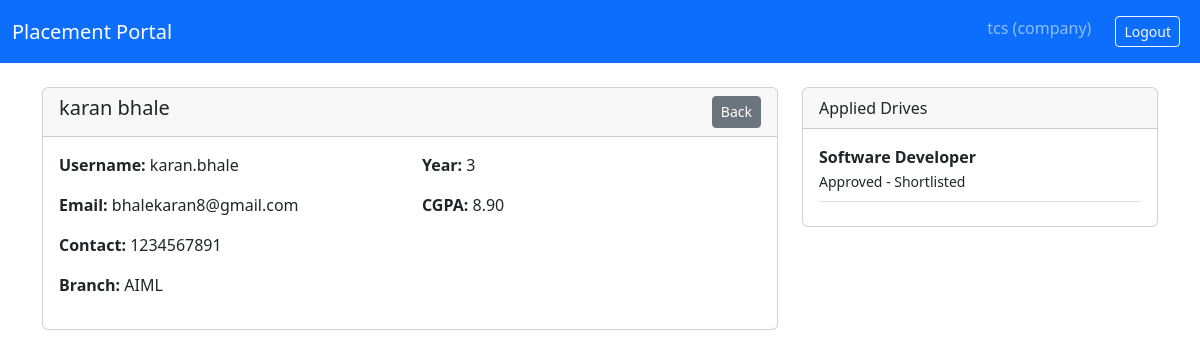
/company/student/1 (signed in), run on the app's committed database.
### models.py (models this page shows, shortened)
class User(UserMixin, db.Model):
    __tablename__ = 'user'
    id = db.Column(db.Integer, primary_key=True)
    username = db.Column(db.String(80), unique=True, nullable=False, index=True)
    email = db.Column(db.String(120), unique=True, nullable=False, index=True)
    password_hash = db.Column(db.String(128), nullable=False)
    role = db.Column(db.Enum(UserRole), nullable=False, index=True)
    is_active = db.Column(db.Boolean, default=True)
    created_at = db.Column(db.DateTime, default=datetime.utcnow, index=True)

class Student(db.Model):
    __tablename__ = "student"
    id = db.Column(db.Integer, primary_key=True)
    user_id = db.Column(
        db.Integer, db.ForeignKey("user.id", ondelete="CASCADE"), nullable=False, unique=True
    )
    full_name = db.Column(db.String(100), nullable=False)
    contact = db.Column(db.String(15))
    branch = db.Column(db.String(50))
    year = db.Column(db.Integer)
    cgpa = db.Column(db.Float)
    skills = db.Column(db.Text)
    education = db.Column(db.Text)
    resume_path = db.Column(db.String(500))
    is_blacklisted = db.Column(db.Boolean, default=False)
    created_at = db.Column(db.DateTime, default=datetime.utcnow)

class Application(db.Model):
    __tablename__ = 'application'
    id = db.Column(db.Integer, primary_key=True)
    student_id = db.Column(db.Integer, db.ForeignKey('student.id', ondelete='CASCADE'), nullable=False, index=True)
    drive_id = db.Column(db.Integer, db.ForeignKey('placement_drive.id', ondelete='CASCADE'), nullable=False, index=True)
    applied_at = db.Column(db.DateTime, default=datetime.utcnow, index=True)
    status = db.Column(db.Enum('applied', 'shortlisted', 'selected', 'rejected'),
                      default='applied', index=True)
    resume_path = db.Column(db.String(200))
    __table_args__ = (
        db.UniqueConstraint('student_id', 'drive_id', name='uq_student_drive'),
    )

class PlacementDrive(db.Model):
    __tablename__ = "placement_drive"
    id = db.Column(db.Integer, primary_key=True)
    company_id = db.Column(db.Integer, db.ForeignKey("company.id", ondelete="CASCADE"), nullable=False)
    title = db.Column(db.String(100), nullable=False)
    description = db.Column(db.Text, nullable=False)
    skills_required = db.Column(db.Text)
    experience = db.Column(db.String(50))
    salary_range = db.Column(db.String(50))
    eligibility = db.Column(db.Text)
    deadline = db.Column(db.DateTime, nullable=False)
    status = db.Column(db.Enum("pending", "approved","active", "closed"), default="pending", index=True)  # CHANGED: active/closed
    created_at = db.Column(db.DateTime, default=datetime.utcnow, index=True)

### app.py (the view)
@app.route("/company/student/<int:student_id>")
@login_required
def company_student_profile(student_id):
    role_required(UserRole.COMPANY)
    student = Student.query.get_or_404(student_id)
    company = current_user.company[0]
    apps = Application.query.join(PlacementDrive).filter(
        Application.student_id == student.id,
        PlacementDrive.company_id == company.id
    ).all()
    return render_template("company/student_profile.html", student=student, applications=apps)

### app.py (called while the page is built)
@login_manager.user_loader
def load_user(user_id):
    return User.query.get(int(user_id))

def role_required(role: UserRole):
    if (not current_user.is_authenticated) or (current_user.role != role):
        abort(403)

@app.context_processor
def inject_profile_status():
    def get_profile_status(user):
        if user.role != UserRole.STUDENT:
            return "complete"
        student = user.student[0]
        if not student:
            return "incomplete"
        score = 0
        if student.full_name: score += 1
        if student.branch: score += 1
        if student.skills: score += 1
        if student.resume_path: score += 2
        if score >= 4: return "complete"
        elif score >= 2: return "partial"
        return "incomplete"
    return dict(get_profile_status=get_profile_status)

### templates/company/student_profile.html (shortened to what this page needs)
{% extends "base.html" %}
{% block content %}
<div class="row">
  <div class="col-md-8">
    <div class="card">
      <div class="card-header d-flex justify-content-between">
        <h5>{{ student.full_name }}</h5>
        <a href="{{ url_for('company_dashboard') }}" class="btn btn-secondary btn-sm">Back</a>
      </div>
      <div class="card-body">
        <div class="row">
          <div class="col-md-6">
            <p><strong>Username:</strong> {{ student.user.username if student.user else 'N/A' }}</p>
            <p><strong>Email:</strong> {{ student.user.email if student.user else 'N/A' }}</p>
            <p><strong>Contact:</strong> {{ student.contact or 'N/A' }}</p>
            <p><strong>Branch:</strong> {{ student.branch or 'N/A' }}</p>
          </div>
          <div class="col-md-6">
            <p><strong>Year:</strong> {{ student.year or 'N/A' }}</p>
            <p><strong>CGPA:</strong> {{ "%.2f"|format(student.cgpa or 0) }}</p>
          </div>
        </div>
      </div>
    </div>
  </div>
  <div class="col-md-4">
    <div class="card">
      <div class="card-header">Applied Drives</div>
      <div class="card-body">
        {% for app in applications %}
          <div class="border-bottom pb-2 mb-2">
            <strong>{{ app.drive.title }}</strong><br>
            <small>{{ app.drive.status|title }} - {{ app.status|title }}</small>
          </div>
        {% endfor %}
      </div>
    </div>
  </div>
</div>
{% endblock %}

### templates/base.html (shortened to what this page needs)
<!doctype html>
<html lang="en">
<head>
  <link
    href="https://cdn.jsdelivr.net/npm/bootstrap@5.3.3/dist/css/bootstrap.min.css"
    rel="stylesheet">
  <link rel="stylesheet" href="{{ url_for('static', filename='css/style.css') }}">
</head>
<body>
<nav class="navbar navbar-expand-lg navbar-dark bg-primary">
  <div class="container-fluid">
    <a class="navbar-brand" href="{{ url_for('dashboard') if current_user.is_authenticated else url_for('login') }}">
      Placement Portal
    </a>
    <div class="d-flex">
      {% if current_user.is_authenticated %}
        <span class="navbar-text me-3">
          {{ current_user.username }} ({{ current_user.role.value }})
        </span>
        <a class="btn btn-outline-light btn-sm m-2" href="{{ url_for('logout') }}">Logout</a>
      {% endif %}
    </div>
  </div>
</nav>
<div class="container mt-4">
  {% block content %}{% endblock %}
</div>
</body>
</html>

### data on the page
User: username "tcs", role.value "company"
Student: full_name "karan bhale", contact "1234567891", branch "AIML", year "3", cgpa "8.90"
User: user "karan.bhale", user "bhalekaran8@gmail.com"
Application: drive "Software Developer", drive.status "Approved", status "Shortlisted"
